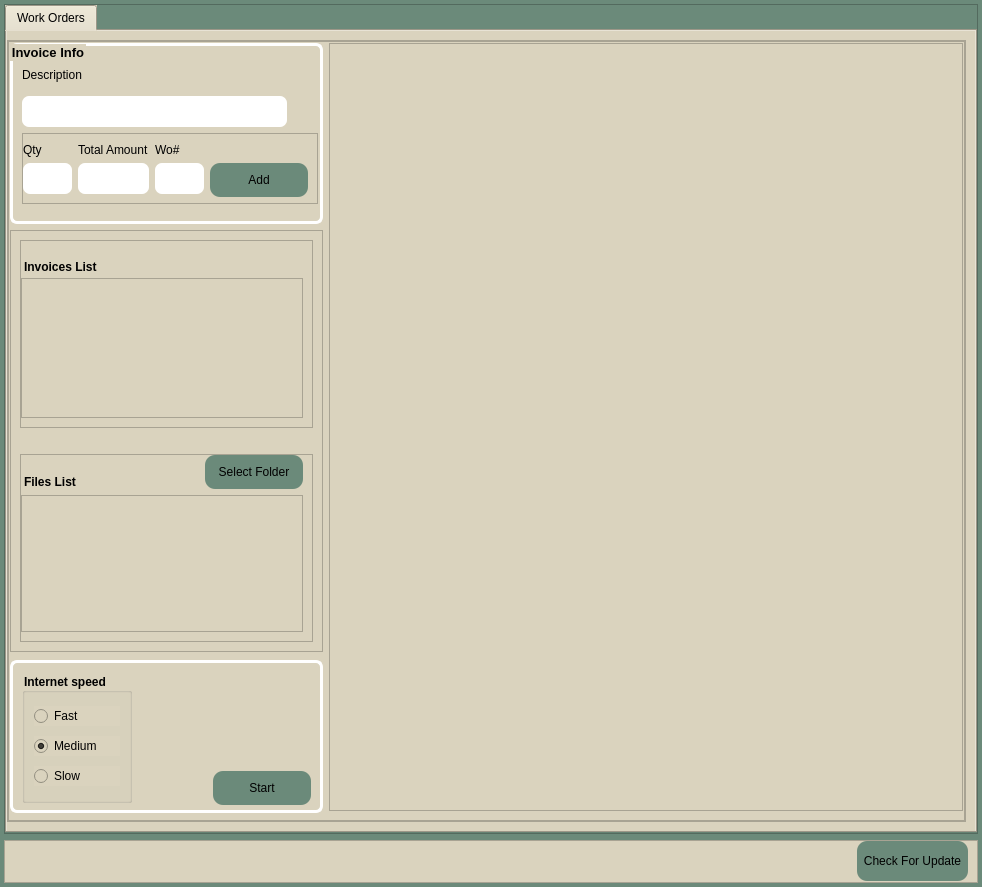
<?xml version="1.0" encoding="UTF-8"?>
<ui version="4.0">
 <class>MainWindow</class>
 <widget class="QMainWindow" name="MainWindow">
  <property name="geometry">
   <rect>
    <x>0</x>
    <y>0</y>
    <width>982</width>
    <height>887</height>
   </rect>
  </property>
  <property name="windowTitle">
   <string>MainWindow</string>
  </property>
  <property name="windowIcon">
   <iconset resource="icons.qrc">
    <normaloff>:/newPrefix/images.png</normaloff>:/newPrefix/images.png</iconset>
  </property>
  <property name="styleSheet">
   <string notr="true">background-color: rgb(181, 159, 120);</string>
  </property>
  <widget class="QWidget" name="centralwidget">
   <property name="styleSheet">
    <string notr="true">background-color: rgb(107, 138, 122);</string>
   </property>
   <layout class="QGridLayout" name="gridLayout_5">
    <property name="leftMargin">
     <number>4</number>
    </property>
    <property name="topMargin">
     <number>4</number>
    </property>
    <property name="rightMargin">
     <number>4</number>
    </property>
    <property name="bottomMargin">
     <number>4</number>
    </property>
    <item row="2" column="0">
     <widget class="QFrame" name="frame">
      <property name="frameShape">
       <enum>QFrame::StyledPanel</enum>
      </property>
      <property name="frameShadow">
       <enum>QFrame::Raised</enum>
      </property>
      <layout class="QGridLayout" name="gridLayout_7">
       <property name="leftMargin">
        <number>0</number>
       </property>
       <property name="topMargin">
        <number>0</number>
       </property>
       <property name="rightMargin">
        <number>0</number>
       </property>
       <property name="bottomMargin">
        <number>0</number>
       </property>
       <item row="0" column="0">
        <widget class="QTabWidget" name="tabWidget">
         <property name="focusPolicy">
          <enum>Qt::NoFocus</enum>
         </property>
         <property name="styleSheet">
          <string notr="true">background-color: rgb(218, 211, 190);</string>
         </property>
         <property name="currentIndex">
          <number>0</number>
         </property>
         <widget class="QWidget" name="tab">
          <attribute name="title">
           <string>Work Orders</string>
          </attribute>
          <layout class="QGridLayout" name="gridLayout_4">
           <property name="leftMargin">
            <number>0</number>
           </property>
           <property name="topMargin">
            <number>9</number>
           </property>
           <item row="0" column="0">
            <widget class="QFrame" name="MainFrame">
             <property name="minimumSize">
              <size>
               <width>0</width>
               <height>354</height>
              </size>
             </property>
             <property name="frameShape">
              <enum>QFrame::StyledPanel</enum>
             </property>
             <property name="frameShadow">
              <enum>QFrame::Raised</enum>
             </property>
             <layout class="QGridLayout" name="gridLayout_6">
              <property name="leftMargin">
               <number>0</number>
              </property>
              <property name="topMargin">
               <number>0</number>
              </property>
              <property name="rightMargin">
               <number>0</number>
              </property>
              <property name="bottomMargin">
               <number>0</number>
              </property>
              <item row="0" column="0">
               <widget class="QFrame" name="frame_2">
                <property name="frameShape">
                 <enum>QFrame::StyledPanel</enum>
                </property>
                <property name="frameShadow">
                 <enum>QFrame::Raised</enum>
                </property>
                <layout class="QGridLayout" name="gridLayout">
                 <property name="leftMargin">
                  <number>1</number>
                 </property>
                 <property name="topMargin">
                  <number>1</number>
                 </property>
                 <property name="rightMargin">
                  <number>1</number>
                 </property>
                 <item row="0" column="3" rowspan="3">
                  <widget class="QGraphicsView" name="ImageView">
                   <property name="minimumSize">
                    <size>
                     <width>600</width>
                     <height>0</height>
                    </size>
                   </property>
                   <property name="maximumSize">
                    <size>
                     <width>16777215</width>
                     <height>16777215</height>
                    </size>
                   </property>
                   <property name="focusPolicy">
                    <enum>Qt::NoFocus</enum>
                   </property>
                  </widget>
                 </item>
                 <item row="0" column="0" colspan="3">
                  <widget class="QGroupBox" name="invoiceInfoGB">
                   <property name="minimumSize">
                    <size>
                     <width>0</width>
                     <height>181</height>
                    </size>
                   </property>
                   <property name="maximumSize">
                    <size>
                     <width>313</width>
                     <height>192</height>
                    </size>
                   </property>
                   <property name="font">
                    <font>
                     <pointsize>10</pointsize>
                     <bold>true</bold>
                    </font>
                   </property>
                   <property name="styleSheet">
                    <string notr="true">QGroupBox{
color:black;
border-radius:7px;
border:3px solid white;

}
QLabel{
color:black;
border:0px;
}
QLineEdit{
background-color:white;
border-radius:7px;
padding-left: 10px;
}

QPushButton { border: 0px solid transparent;
border-radius: 10px;
	background-color: #6B8A7A;
} 
QPushButton::hover {
	background-color: #96d9dd;
}
QPushButton::pressed { 
background-color: #76ABAE;
} 
</string>
                   </property>
                   <property name="title">
                    <string>Invoice Info</string>
                   </property>
                   <layout class="QGridLayout" name="gridLayout_2">
                    <property name="topMargin">
                     <number>9</number>
                    </property>
                    <property name="horizontalSpacing">
                     <number>6</number>
                    </property>
                    <property name="verticalSpacing">
                     <number>1</number>
                    </property>
                    <item row="1" column="0">
                     <widget class="QLineEdit" name="descriptionLE">
                      <property name="minimumSize">
                       <size>
                        <width>239</width>
                        <height>31</height>
                       </size>
                      </property>
                      <property name="maximumSize">
                       <size>
                        <width>265</width>
                        <height>16777215</height>
                       </size>
                      </property>
                      <property name="styleSheet">
                       <string notr="true"/>
                      </property>
                     </widget>
                    </item>
                    <item row="0" column="0">
                     <widget class="QLabel" name="label">
                      <property name="maximumSize">
                       <size>
                        <width>73</width>
                        <height>30</height>
                       </size>
                      </property>
                      <property name="text">
                       <string>Description</string>
                      </property>
                     </widget>
                    </item>
                    <item row="2" column="0">
                     <widget class="QFrame" name="frame_8">
                      <property name="minimumSize">
                       <size>
                        <width>296</width>
                        <height>70</height>
                       </size>
                      </property>
                      <property name="maximumSize">
                       <size>
                        <width>16777215</width>
                        <height>71</height>
                       </size>
                      </property>
                      <property name="frameShape">
                       <enum>QFrame::StyledPanel</enum>
                      </property>
                      <property name="frameShadow">
                       <enum>QFrame::Raised</enum>
                      </property>
                      <layout class="QGridLayout" name="gridLayout_10">
                       <property name="leftMargin">
                        <number>0</number>
                       </property>
                       <property name="topMargin">
                        <number>9</number>
                       </property>
                       <item row="2" column="3">
                        <widget class="QLineEdit" name="woLE">
                         <property name="minimumSize">
                          <size>
                           <width>0</width>
                           <height>31</height>
                          </size>
                         </property>
                         <property name="maximumSize">
                          <size>
                           <width>94</width>
                           <height>16777215</height>
                          </size>
                         </property>
                        </widget>
                       </item>
                       <item row="1" column="1">
                        <widget class="QLabel" name="label_3">
                         <property name="maximumSize">
                          <size>
                           <width>76</width>
                           <height>16777215</height>
                          </size>
                         </property>
                         <property name="text">
                          <string>Total Amount</string>
                         </property>
                        </widget>
                       </item>
                       <item row="2" column="4">
                        <widget class="QPushButton" name="addInvoiceInfoPB">
                         <property name="minimumSize">
                          <size>
                           <width>98</width>
                           <height>34</height>
                          </size>
                         </property>
                         <property name="maximumSize">
                          <size>
                           <width>70</width>
                           <height>16777215</height>
                          </size>
                         </property>
                         <property name="font">
                          <font>
                           <pointsize>9</pointsize>
                          </font>
                         </property>
                         <property name="text">
                          <string>Add</string>
                         </property>
                         <property name="shortcut">
                          <string>Return</string>
                         </property>
                        </widget>
                       </item>
                       <item row="2" column="1">
                        <widget class="QLineEdit" name="amountLE">
                         <property name="minimumSize">
                          <size>
                           <width>0</width>
                           <height>31</height>
                          </size>
                         </property>
                         <property name="maximumSize">
                          <size>
                           <width>94</width>
                           <height>16777215</height>
                          </size>
                         </property>
                        </widget>
                       </item>
                       <item row="1" column="3">
                        <widget class="QLabel" name="label_7">
                         <property name="maximumSize">
                          <size>
                           <width>50</width>
                           <height>16777215</height>
                          </size>
                         </property>
                         <property name="text">
                          <string>Wo#</string>
                         </property>
                        </widget>
                       </item>
                       <item row="1" column="0">
                        <widget class="QLabel" name="label_2">
                         <property name="maximumSize">
                          <size>
                           <width>50</width>
                           <height>16777215</height>
                          </size>
                         </property>
                         <property name="text">
                          <string>Qty</string>
                         </property>
                        </widget>
                       </item>
                       <item row="2" column="0">
                        <widget class="QLineEdit" name="qtyLE">
                         <property name="minimumSize">
                          <size>
                           <width>0</width>
                           <height>31</height>
                          </size>
                         </property>
                         <property name="maximumSize">
                          <size>
                           <width>94</width>
                           <height>16777215</height>
                          </size>
                         </property>
                        </widget>
                       </item>
                      </layout>
                     </widget>
                    </item>
                   </layout>
                  </widget>
                 </item>
                 <item row="1" column="0" colspan="3">
                  <widget class="QFrame" name="frame_5">
                   <property name="minimumSize">
                    <size>
                     <width>0</width>
                     <height>293</height>
                    </size>
                   </property>
                   <property name="maximumSize">
                    <size>
                     <width>313</width>
                     <height>466</height>
                    </size>
                   </property>
                   <property name="styleSheet">
                    <string notr="true">border:3px solid white;
border-radius:7px;


QListWidget{
background-color:white;
border-radius:7px;
border:3px solid white;

}
QLabel{
color:black;
border:0px;
}
QLineEdit{
background-color:white;
border-radius:7px;
padding-left: 10px;
}

QPushButton { border: 0px solid transparent;
border-radius: 10px;
	background-color: #6B8A7A;
} 
QPushButton::hover {
	background-color: #96d9dd;
}
QPushButton::pressed { 
background-color: #76ABAE;
} </string>
                   </property>
                   <property name="frameShape">
                    <enum>QFrame::StyledPanel</enum>
                   </property>
                   <property name="frameShadow">
                    <enum>QFrame::Raised</enum>
                   </property>
                   <layout class="QVBoxLayout" name="verticalLayout_2">
                    <item>
                     <widget class="QFrame" name="frame_3">
                      <property name="maximumSize">
                       <size>
                        <width>16777215</width>
                        <height>16777215</height>
                       </size>
                      </property>
                      <property name="styleSheet">
                       <string notr="true">
QListWidget{
background-color:white;
border-radius:7px;
border:3px solid white;

}
QLabel{
color:black;
border:0px;
}
QLineEdit{
background-color:white;
border-radius:7px;
padding-left: 10px;
}

QPushButton { border: 0px solid transparent;
border-radius: 10px;
	background-color: #6B8A7A;
} 
QPushButton::hover {
	background-color: #96d9dd;
}
QPushButton::pressed { 
background-color: #76ABAE;
} 
QFrame{border:0px solid transparent};</string>
                      </property>
                      <property name="frameShape">
                       <enum>QFrame::StyledPanel</enum>
                      </property>
                      <property name="frameShadow">
                       <enum>QFrame::Raised</enum>
                      </property>
                      <layout class="QVBoxLayout" name="verticalLayout">
                       <property name="leftMargin">
                        <number>0</number>
                       </property>
                       <property name="topMargin">
                        <number>0</number>
                       </property>
                       <item>
                        <widget class="QLabel" name="label_5">
                         <property name="minimumSize">
                          <size>
                           <width>0</width>
                           <height>31</height>
                          </size>
                         </property>
                         <property name="font">
                          <font>
                           <bold>true</bold>
                          </font>
                         </property>
                         <property name="styleSheet">
                          <string notr="true">padding-top:20px;</string>
                         </property>
                         <property name="text">
                          <string>Invoices List</string>
                         </property>
                        </widget>
                       </item>
                       <item>
                        <widget class="QListWidget" name="invoicesL">
                         <property name="minimumSize">
                          <size>
                           <width>0</width>
                           <height>125</height>
                          </size>
                         </property>
                         <property name="focusPolicy">
                          <enum>Qt::NoFocus</enum>
                         </property>
                        </widget>
                       </item>
                      </layout>
                     </widget>
                    </item>
                    <item>
                     <spacer name="horizontalSpacer_2">
                      <property name="orientation">
                       <enum>Qt::Horizontal</enum>
                      </property>
                      <property name="sizeHint" stdset="0">
                       <size>
                        <width>40</width>
                        <height>20</height>
                       </size>
                      </property>
                     </spacer>
                    </item>
                    <item>
                     <widget class="QFrame" name="frame_4">
                      <property name="maximumSize">
                       <size>
                        <width>16777215</width>
                        <height>16777215</height>
                       </size>
                      </property>
                      <property name="styleSheet">
                       <string notr="true">
QListWidget{
background-color:white;
border-radius:7px;
border:3px solid white;

}
QLabel{
color:black;
border:0px;
}
QLineEdit{
background-color:white;
border-radius:7px;
padding-left: 10px;
}

QPushButton { border: 0px solid transparent;
border-radius: 10px;
	background-color: #6B8A7A;
} 
QPushButton::hover {
	background-color: #96d9dd;
}
QPushButton::pressed { 
background-color: #76ABAE;
} 
QFrame{border:0px solid transparent};</string>
                      </property>
                      <property name="frameShape">
                       <enum>QFrame::StyledPanel</enum>
                      </property>
                      <property name="frameShadow">
                       <enum>QFrame::Raised</enum>
                      </property>
                      <layout class="QGridLayout" name="gridLayout_3">
                       <property name="leftMargin">
                        <number>0</number>
                       </property>
                       <property name="topMargin">
                        <number>0</number>
                       </property>
                       <item row="1" column="0" colspan="2">
                        <widget class="QListWidget" name="filesL">
                         <property name="focusPolicy">
                          <enum>Qt::NoFocus</enum>
                         </property>
                        </widget>
                       </item>
                       <item row="0" column="1">
                        <widget class="QPushButton" name="selectFolderPB">
                         <property name="minimumSize">
                          <size>
                           <width>98</width>
                           <height>34</height>
                          </size>
                         </property>
                         <property name="maximumSize">
                          <size>
                           <width>98</width>
                           <height>35</height>
                          </size>
                         </property>
                         <property name="font">
                          <font>
                           <pointsize>9</pointsize>
                          </font>
                         </property>
                         <property name="focusPolicy">
                          <enum>Qt::NoFocus</enum>
                         </property>
                         <property name="toolTip">
                          <string>choose the folder contains the invoices files</string>
                         </property>
                         <property name="text">
                          <string extracomment="choose the folder contains the invoices files">Select Folder</string>
                         </property>
                        </widget>
                       </item>
                       <item row="0" column="0">
                        <widget class="QLabel" name="label_6">
                         <property name="font">
                          <font>
                           <pointsize>9</pointsize>
                           <bold>true</bold>
                          </font>
                         </property>
                         <property name="styleSheet">
                          <string notr="true">padding-top:20px;</string>
                         </property>
                         <property name="text">
                          <string>Files List</string>
                         </property>
                        </widget>
                       </item>
                      </layout>
                     </widget>
                    </item>
                   </layout>
                  </widget>
                 </item>
                 <item row="2" column="0" colspan="3">
                  <widget class="QFrame" name="frame_7">
                   <property name="minimumSize">
                    <size>
                     <width>0</width>
                     <height>153</height>
                    </size>
                   </property>
                   <property name="maximumSize">
                    <size>
                     <width>313</width>
                     <height>148</height>
                    </size>
                   </property>
                   <property name="styleSheet">
                    <string notr="true">QFrame{
border:3px solid white;
border-radius:7px;
}

QLabel{
color:black;
border:0px;
}
QLineEdit{
background-color:white;
border-radius:7px;
padding-left: 10px;
}

QPushButton { border: 0px solid transparent;
border-radius: 10px;
	background-color: #6B8A7A;
} 
QPushButton::hover {
	background-color: #96d9dd;
}
QPushButton::pressed { 
background-color: #76ABAE;
} 
</string>
                   </property>
                   <property name="frameShape">
                    <enum>QFrame::StyledPanel</enum>
                   </property>
                   <property name="frameShadow">
                    <enum>QFrame::Raised</enum>
                   </property>
                   <layout class="QGridLayout" name="gridLayout_9">
                    <property name="bottomMargin">
                     <number>5</number>
                    </property>
                    <item row="1" column="1">
                     <spacer name="horizontalSpacer_4">
                      <property name="orientation">
                       <enum>Qt::Horizontal</enum>
                      </property>
                      <property name="sizeHint" stdset="0">
                       <size>
                        <width>505</width>
                        <height>20</height>
                       </size>
                      </property>
                     </spacer>
                    </item>
                    <item row="1" column="2">
                     <widget class="QPushButton" name="startPB">
                      <property name="minimumSize">
                       <size>
                        <width>98</width>
                        <height>34</height>
                       </size>
                      </property>
                      <property name="font">
                       <font>
                        <pointsize>9</pointsize>
                       </font>
                      </property>
                      <property name="focusPolicy">
                       <enum>Qt::NoFocus</enum>
                      </property>
                      <property name="text">
                       <string>Start</string>
                      </property>
                      <property name="shortcut">
                       <string>Ctrl+S</string>
                      </property>
                     </widget>
                    </item>
                    <item row="0" column="2">
                     <spacer name="verticalSpacer_3">
                      <property name="orientation">
                       <enum>Qt::Vertical</enum>
                      </property>
                      <property name="sizeHint" stdset="0">
                       <size>
                        <width>20</width>
                        <height>40</height>
                       </size>
                      </property>
                     </spacer>
                    </item>
                    <item row="0" column="0" rowspan="2">
                     <widget class="QGroupBox" name="groupBox_3">
                      <property name="minimumSize">
                       <size>
                        <width>110</width>
                        <height>0</height>
                       </size>
                      </property>
                      <property name="maximumSize">
                       <size>
                        <width>16777215</width>
                        <height>130</height>
                       </size>
                      </property>
                      <property name="font">
                       <font>
                        <bold>true</bold>
                       </font>
                      </property>
                      <property name="title">
                       <string>Internet speed</string>
                      </property>
                      <layout class="QGridLayout" name="gridLayout_11">
                       <item row="0" column="0">
                        <widget class="QRadioButton" name="fastRB">
                         <property name="focusPolicy">
                          <enum>Qt::NoFocus</enum>
                         </property>
                         <property name="text">
                          <string>Fast</string>
                         </property>
                        </widget>
                       </item>
                       <item row="1" column="0">
                        <widget class="QRadioButton" name="mediumRB">
                         <property name="focusPolicy">
                          <enum>Qt::NoFocus</enum>
                         </property>
                         <property name="text">
                          <string>Medium</string>
                         </property>
                         <property name="checked">
                          <bool>true</bool>
                         </property>
                        </widget>
                       </item>
                       <item row="2" column="0">
                        <widget class="QRadioButton" name="slowRB">
                         <property name="focusPolicy">
                          <enum>Qt::NoFocus</enum>
                         </property>
                         <property name="text">
                          <string>Slow</string>
                         </property>
                        </widget>
                       </item>
                      </layout>
                     </widget>
                    </item>
                   </layout>
                  </widget>
                 </item>
                </layout>
               </widget>
              </item>
             </layout>
            </widget>
           </item>
          </layout>
         </widget>
        </widget>
       </item>
      </layout>
     </widget>
    </item>
    <item row="3" column="0">
     <widget class="QFrame" name="frame_6">
      <property name="minimumSize">
       <size>
        <width>0</width>
        <height>43</height>
       </size>
      </property>
      <property name="styleSheet">
       <string notr="true">QFrame{background-color: rgb(218, 211, 190);}

QPushButton { border: 0px solid transparent;
border-radius: 10px;
	background-color: #6B8A7A;
} 
QPushButton::hover {
	background-color: #96d9dd;
}
QPushButton::pressed { 
background-color: #76ABAE;
} 
</string>
      </property>
      <property name="frameShape">
       <enum>QFrame::StyledPanel</enum>
      </property>
      <property name="frameShadow">
       <enum>QFrame::Raised</enum>
      </property>
      <layout class="QHBoxLayout" name="horizontalLayout">
       <property name="topMargin">
        <number>0</number>
       </property>
       <property name="bottomMargin">
        <number>0</number>
       </property>
       <item>
        <spacer name="horizontalSpacer">
         <property name="orientation">
          <enum>Qt::Horizontal</enum>
         </property>
         <property name="sizeHint" stdset="0">
          <size>
           <width>834</width>
           <height>20</height>
          </size>
         </property>
        </spacer>
       </item>
       <item>
        <widget class="QPushButton" name="pushButton">
         <property name="minimumSize">
          <size>
           <width>111</width>
           <height>40</height>
          </size>
         </property>
         <property name="maximumSize">
          <size>
           <width>107</width>
           <height>16777215</height>
          </size>
         </property>
         <property name="text">
          <string>Check For Update</string>
         </property>
        </widget>
       </item>
      </layout>
     </widget>
    </item>
   </layout>
  </widget>
 </widget>
 <resources>
  <include location="icons.qrc"/>
 </resources>
 <connections/>
</ui>
